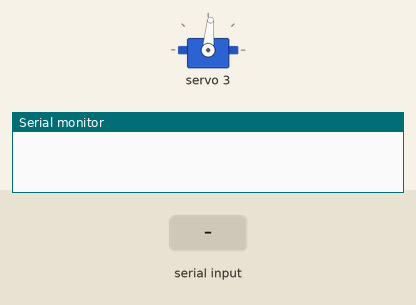
Simulated run of this sketch. Board: Arduino Uno, built with avr-gcc and run on an emulated ATmega328P. On the bench: servo, the last lines printed to the serial monitor. The test bench sets the inputs (shaded band).

Above: at 1.2 s.
1.3 s: "90,45\n" received over Serial
At 3.1 s:
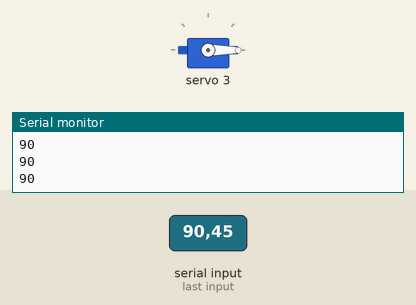
3.8 s: "200\n" received over Serial
At 6.0 s:
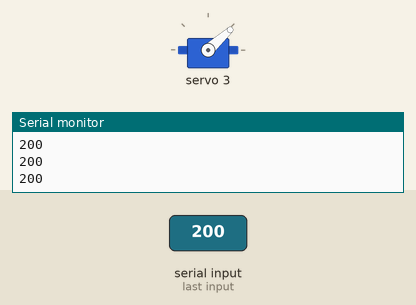
6.3 s: "30,150\n" received over Serial
At 8.1 s:
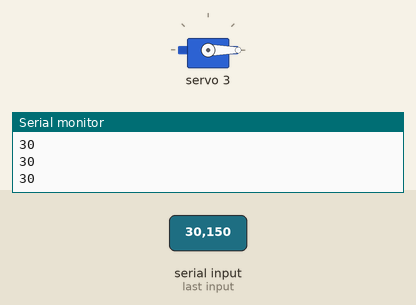
Timing chart, 0 to 9.6 s (numbered marks = the images above; inputs shaded):
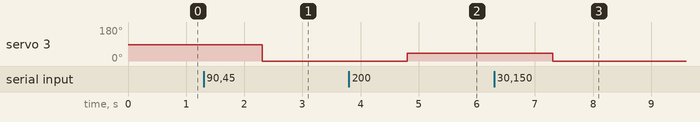

Measured:
- after the input at 1.3 s, servo 3: 85° → 0° after 1.0 s
- after the input at 3.8 s, servo 3: 0° → 42° after 1.0 s
- after the input at 6.3 s, servo 3: 42° → 0° after 1.0 s

The sketch:

Mar_6_Servo_Calibration.ino
```cpp
#include <Wire.h>
#include <Adafruit_PWMServoDriver.h>
#include "string.h"

// called this way, it uses the default address 0x40
Adafruit_PWMServoDriver pwm1 = Adafruit_PWMServoDriver();
Adafruit_PWMServoDriver pwm2 = Adafruit_PWMServoDriver(0x41);


//-90 degrees is 163
//0 degrees is 292
//90 degrees is 420
#define SERVO_FREQ 50 //Analog servos run at ~50 Hz updates


String old_str = "";
String new_str = "";

String val;
int testpwm = 292;

bool isValid = 1;


void setup() {
  // put your setup code here, to run once:
  Serial.begin(9600);
  pwm1.begin();
  pwm1.setOscillatorFrequency(27000000);
  pwm1.setPWMFreq(SERVO_FREQ);

  pwm2.begin();
  pwm2.setOscillatorFrequency(27000000);
  pwm2.setPWMFreq(SERVO_FREQ);

  delay(10);
}

void loop() {
  // put your main code here, to run repeatedly:
  if (Serial.available() > 0)
  {
  new_str = Serial.readString();
  }
  if (new_str != old_str)
  {

    parseString(new_str);

    pwm1.setPWM(3, 0, testpwm);
    Serial.println(testpwm);
  }

  else
  {
    pwm1.setPWM(3, 0, testpwm);
  }


}


void parseString(String str)
{
  val = str.substring(0, 4);
  testpwm = val.toInt();
}
```
